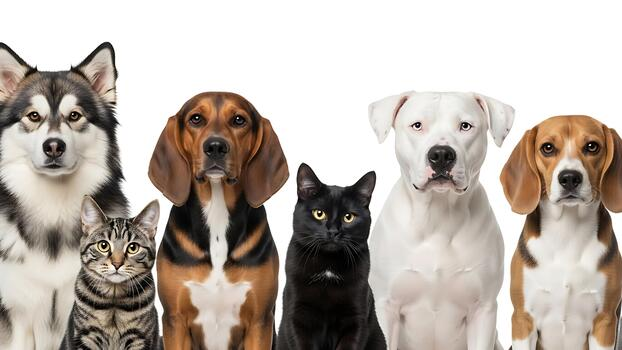
#> input picture practice_images/cats_and_dogs.jpg, 622 x 350 px, found by its file name
$ python edge_detection.py
#> lines starting #> are read from the running program, lines starting #| are printed output that depends on the picture; after the words box and inside, x2 and y2 are one past the last pixel; in counts of white or black regions, pixels touching at a corner belong together
import cv2 as cv
import numpy as np
img=cv.imread( "D:\CV_practice\practice_images\cats_and_dogs.jpg")
#> img is the input picture: shape (350, 622, 3); mean B, G, R 168.3, 176.5, 185.9
cv.imshow('img',img)

gray=cv.cvtColor(img,cv.COLOR_BGR2GRAY)
cv.imshow('gray',gray)

#Laplacian:  it is a method of edge detction that uses the second derivative of the image to find edges. It highlights regions of rapid intensity change and is often used to detect edges in images.
laplace=cv.Laplacian(gray,cv.CV_64F) #it gives a matrix of float 64 type including negative values too so
laplace=np.uint8(np.absolute(laplace))# we have to convert it to uint8 format and also take the absolute value of the matrix
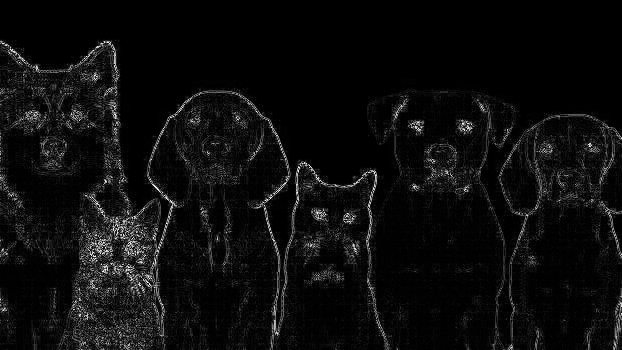
#> laplace: shape (350, 622); min 0, max 255, mean 13


#Sobel
sobelx=cv.Sobel(gray,cv.CV_64F,1,0) #shows the edges in the y direction (vertical edges)
sobely=cv.Sobel(gray,cv.CV_64F,0,1) #shows the edges in the x direction (horizontal edges)
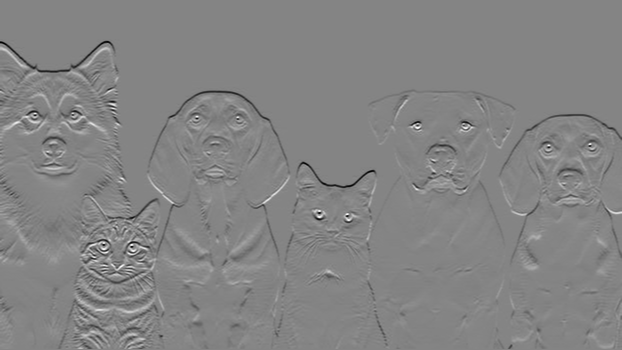
#> sobely: shape (350, 622) float64; min -918, max 847, mean -2.9; drawn with min black and max white
combined_sobel=cv.bitwise_or(sobelx,sobely)
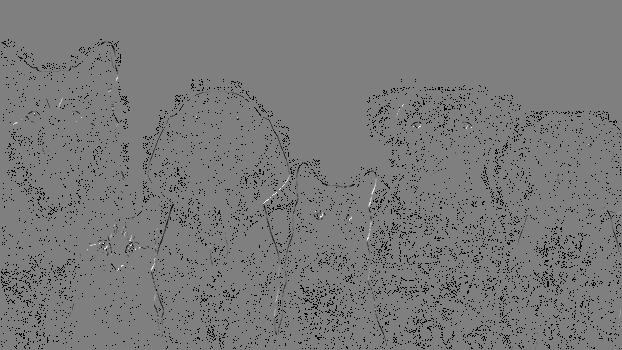
#> combined_sobel: shape (350, 622) float64; 4.29% of the values are NaN or infinite; the others: min -130944, max 130944, mean -428.4; drawn with min black, max white, NaN and infinite black

#Canny edge detection
canny=cv.Canny(gray,150,205)
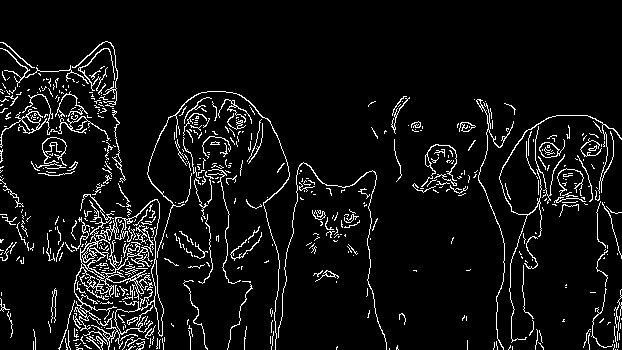
#> canny: shape (350, 622); 6.6% white in thin lines or dots, all inside (x1, y1, x2, y2) = (0, 41, 622, 350)
cv.imshow('canny',canny)
cv.imshow('sobelx',sobelx)
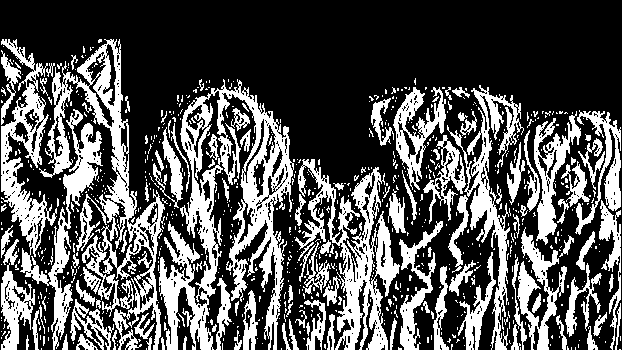
#> window 'sobelx': shape (350, 622); 32.9% white; 795 white regions (675 under 20 px), largest, box (x1, y1, x2, y2) and area: (159, 79, 294, 350) 12621, (39, 39, 165, 350) 7594, (1, 39, 103, 350) 7411
cv.imshow('sobely',sobely)
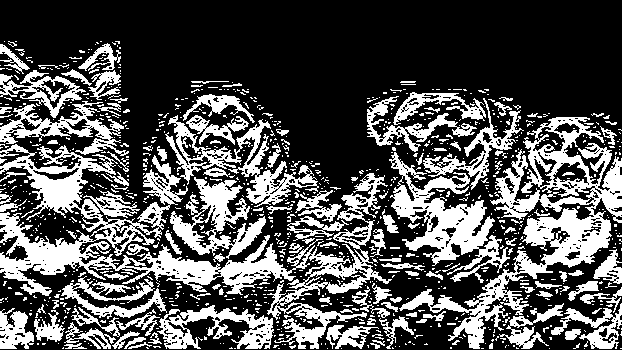
#> window 'sobely': shape (350, 622); 32.6% white; 1003 white regions (869 under 20 px), largest, box (x1, y1, x2, y2) and area: (0, 144, 392, 349) 16846, (399, 117, 622, 349) 11284, (389, 152, 510, 283) 5244
cv.imshow('combined_sobel',combined_sobel)
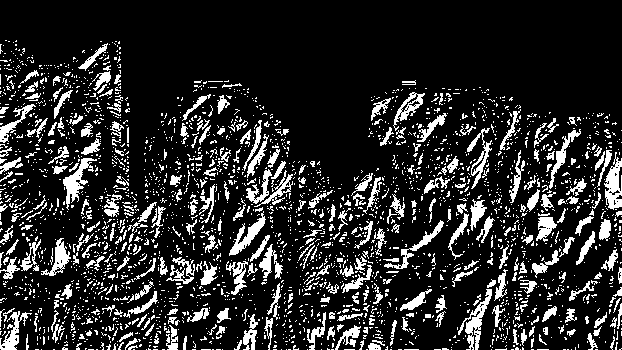
#> window 'combined_sobel': shape (350, 622); 16.5% white; 2756 white regions (2430 under 20 px), largest, box (x1, y1, x2, y2) and area: (458, 289, 492, 350) 598, (604, 152, 622, 210) 578, (63, 158, 97, 210) 558
cv.imshow('Laplacian',laplace)
cv.waitKey(0)

$ run again, with practice_images/cats_1.jpg copied over practice_images/cats_and_dogs.jpg
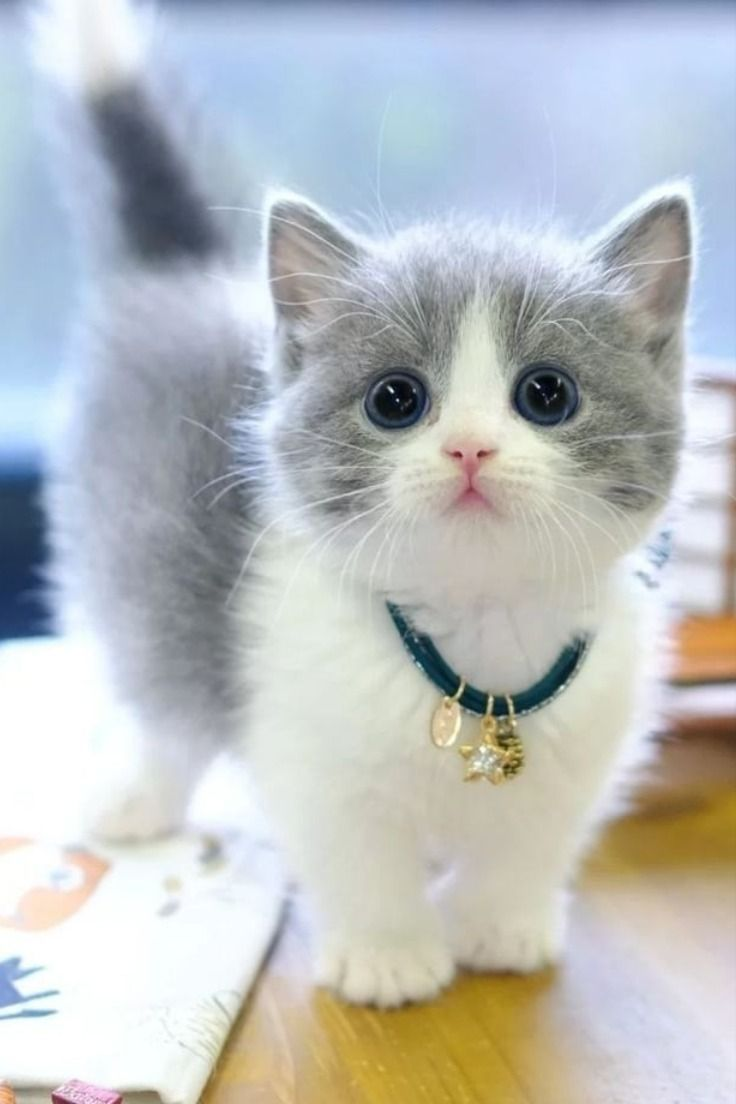
#> input picture practice_images/cats_1.jpg, 736 x 1104 px, found by its file name
#> img is the input picture: shape (1104, 736, 3); mean B, G, R 191.8, 190.6, 186.7
#> `canny=cv.Canny(gray,150,205)`:
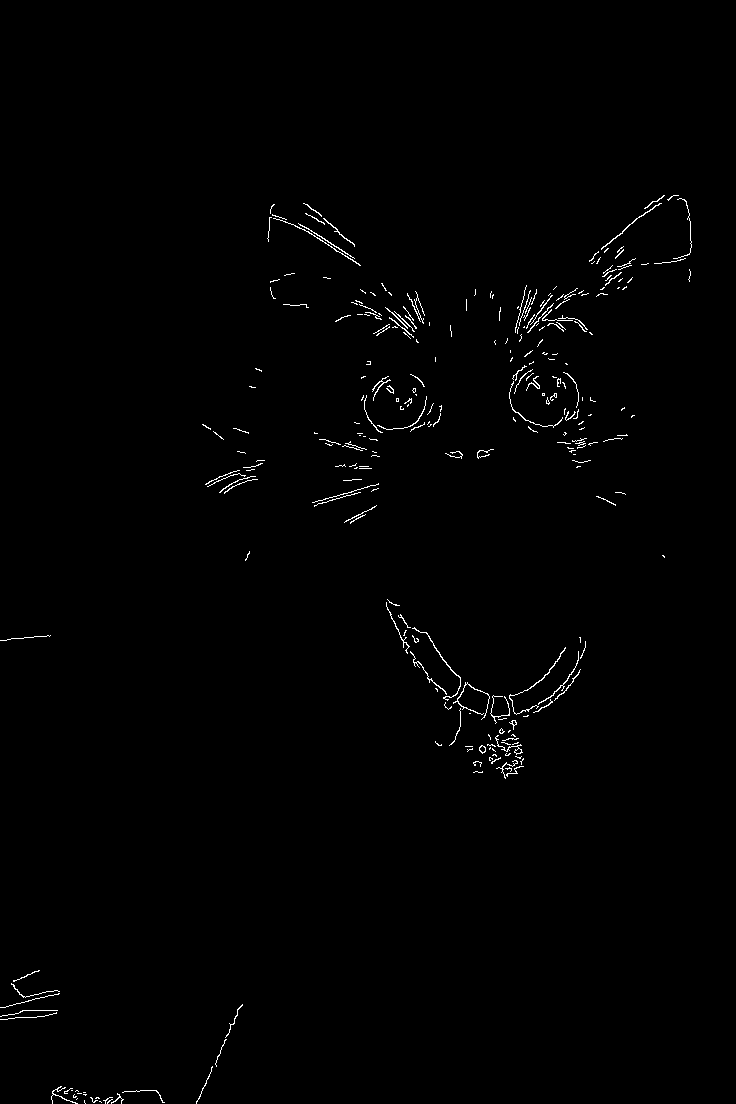
#> canny: shape (1104, 736); 0.76% white in thin lines or dots, all inside (x1, y1, x2, y2) = (0, 195, 692, 1104)
#> `cv.imshow('combined_sobel',combined_sobel)`:
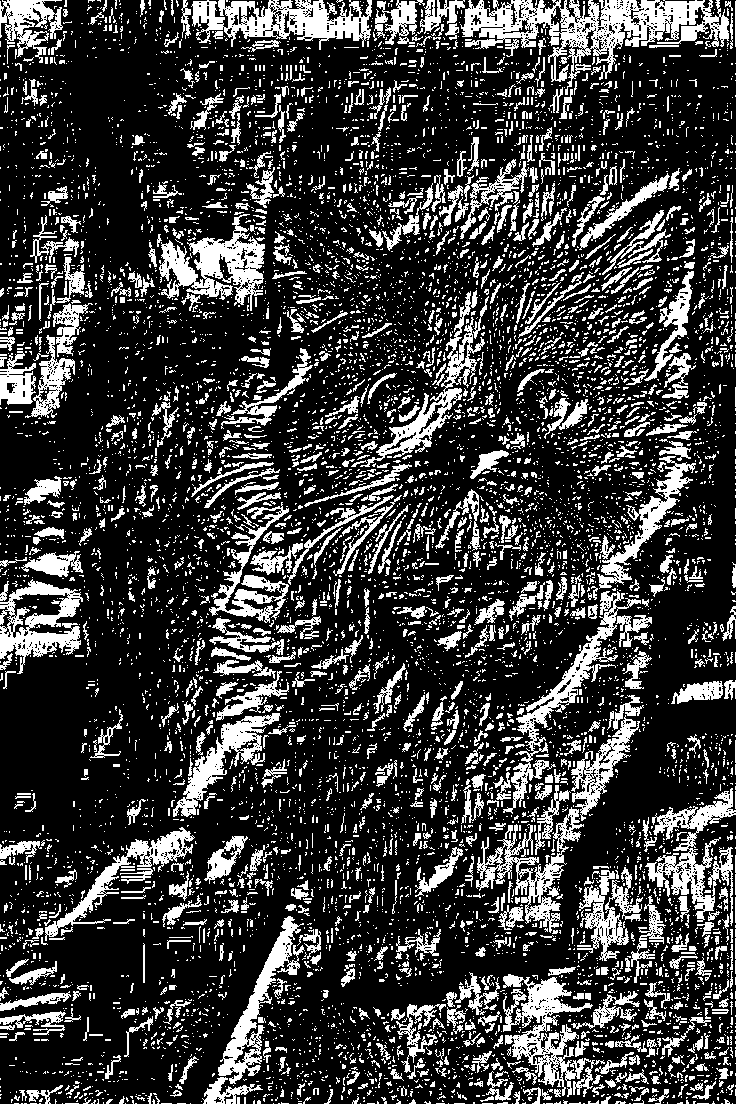
#> window 'combined_sobel': shape (1104, 736); 23.4% white; 8693 white regions (7439 under 20 px), largest, box (x1, y1, x2, y2) and area: (460, 0, 729, 95) 8941, (191, 0, 372, 50) 4644, (503, 974, 605, 1097) 4443

$ run again, with practice_images/cats_3.jpg copied over practice_images/cats_and_dogs.jpg
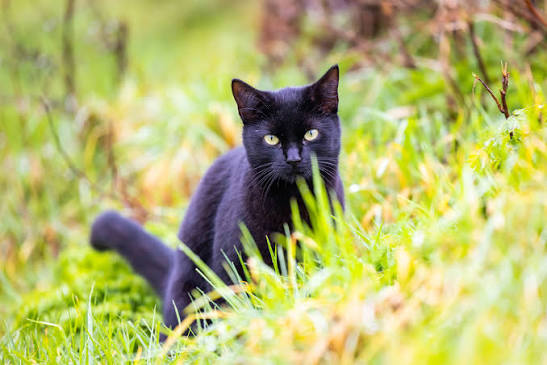
#> input picture practice_images/cats_3.jpg, 547 x 365 px, found by its file name
#> img is the input picture: shape (365, 547, 3); mean B, G, R 111.5, 182.9, 180.8
#> `canny=cv.Canny(gray,150,205)`:
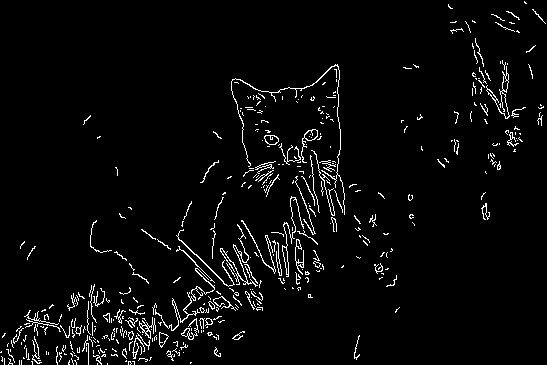
#> canny: shape (365, 547); 3.7% white in thin lines or dots
#> `cv.imshow('combined_sobel',combined_sobel)`:
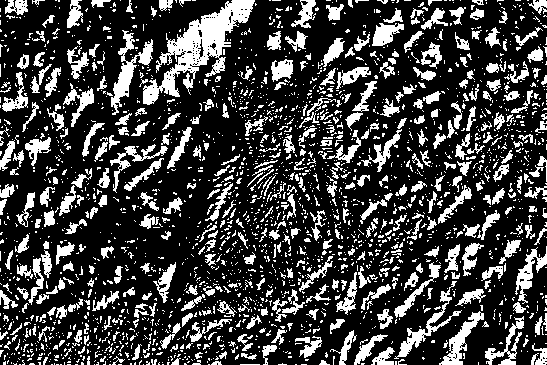
#> window 'combined_sobel': shape (365, 547); 25.1% white; 2431 white regions (2010 under 20 px), largest, box (x1, y1, x2, y2) and area: (143, 0, 255, 105) 3693, (111, 30, 153, 115) 1031, (394, 281, 462, 359) 772

$ run again, with practice_images/cats_4.jpg copied over practice_images/cats_and_dogs.jpg
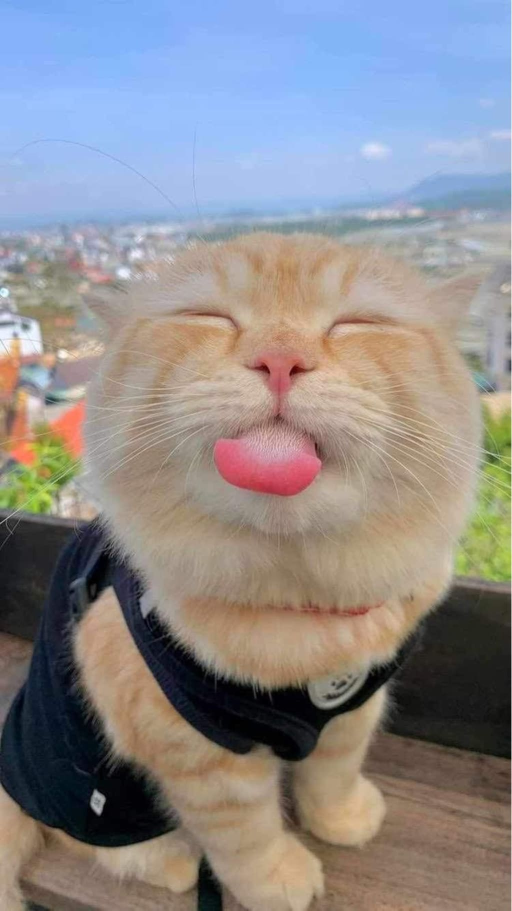
#> input picture practice_images/cats_4.jpg, 1024 x 1821 px, found by its file name (shown at 1/2 size)
#> img is the input picture: shape (1821, 1024, 3); mean B, G, R 140.6, 138.4, 141.3
#> canny: shape (1821, 1024); 0.53% white in thin lines or dots
#> `cv.imshow('combined_sobel',combined_sobel)`:
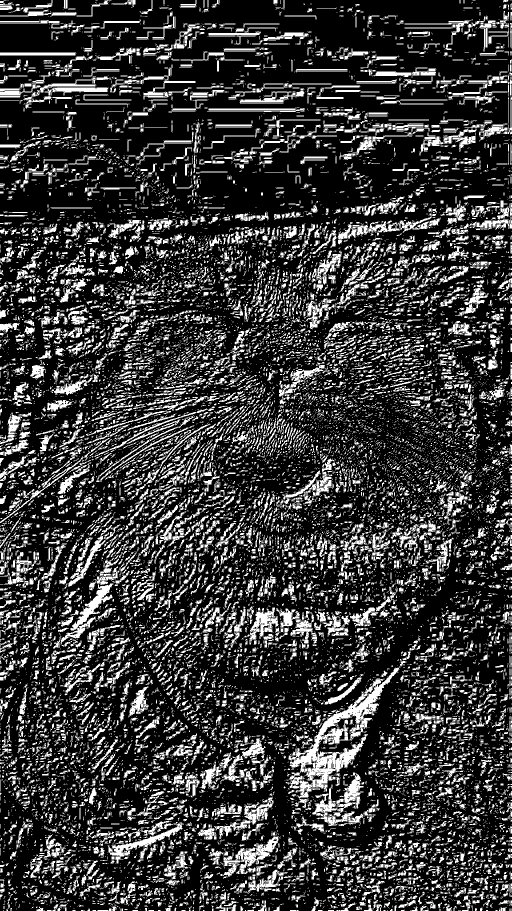
#> window 'combined_sobel': shape (1821, 1024) (shown at 1/2 size); 21.9% white; 18159 white regions (14154 under 20 px), largest, box (x1, y1, x2, y2) and area: (576, 1335, 799, 1597) 12161, (441, 1672, 557, 1757) 2760, (121, 1167, 227, 1289) 2613
